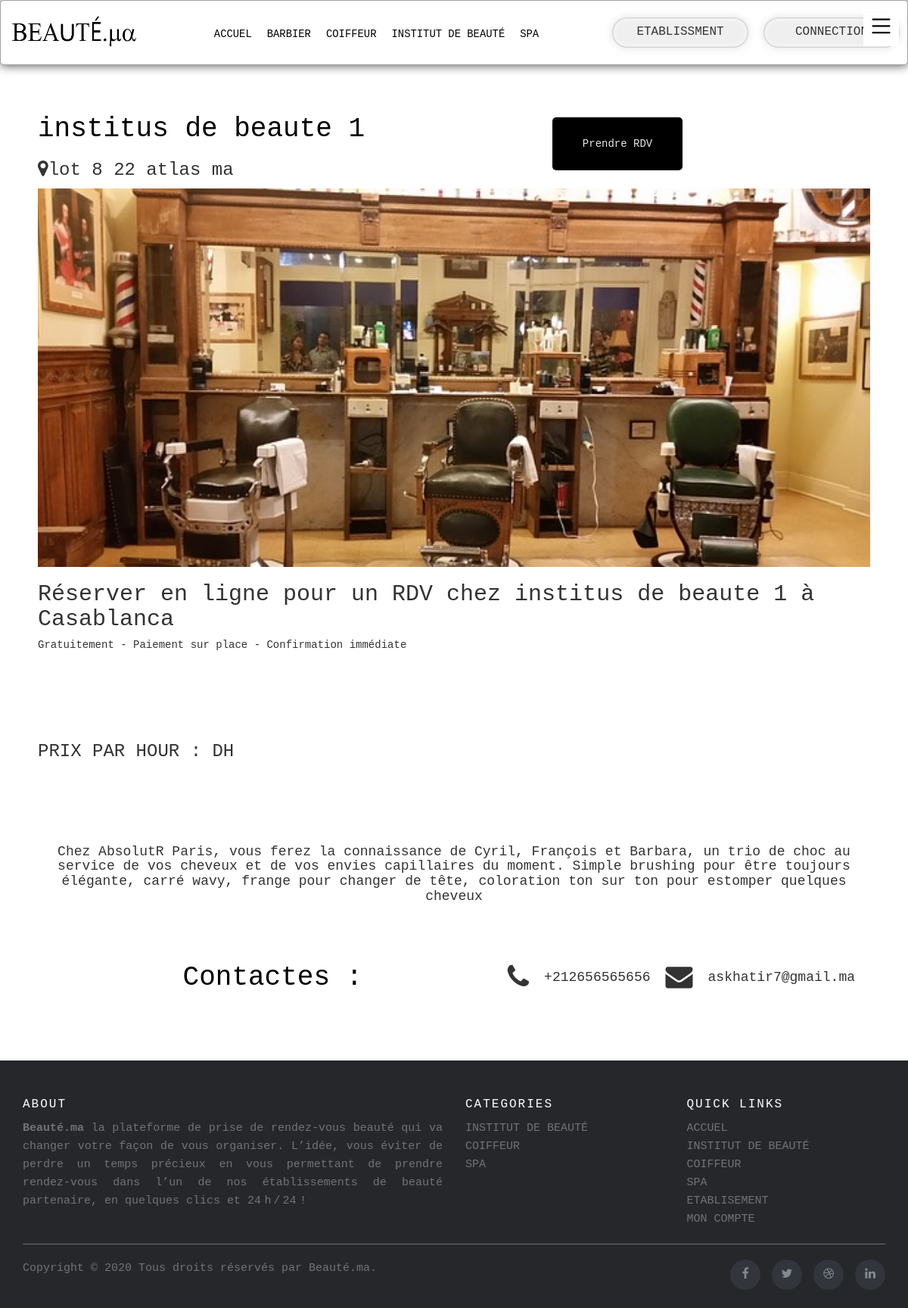
Screenshot of /index/rdv.php?Id=12 with the database file from the repository.
### tables this page shows
CREATE TABLE `categories` (
  `categoryId` int(11) NOT NULL,
  `categoryName` varchar(100) NOT NULL,
  `categoryDesc` varchar(500) DEFAULT NULL,
  `categoryKey` varchar(500) DEFAULT NULL
);

CREATE TABLE `products` (
  `productId` int(11) NOT NULL,
  `productName` varchar(100) NOT NULL,
  `productDes` varchar(300) DEFAULT NULL,
  `productVille` varchar(50) DEFAULT NULL,
  `productAdress` varchar(300) DEFAULT NULL,
  `productTELE` int(10) DEFAULT NULL,
  `categoryId` int(11) DEFAULT NULL,
  `image` varchar(255) DEFAULT NULL,
  `Email` varchar(255) DEFAULT NULL,
  `prix` int(10) DEFAULT NULL
);

### index/rdv.php (the view, shortened to what this page needs)
<!DOCTYPE html>
<html lang="en">
<head>
    <link rel="stylesheet" href="https://cdnjs.cloudflare.com/ajax/libs/font-awesome/4.7.0/css/font-awesome.min.css">
    <link rel="stylesheet" href="https://maxcdn.bootstrapcdn.com/bootstrap/3.3.7/css/bootstrap.min.css">
    <link rel="stylesheet" href="..\style\index.css">
    <link rel="stylesheet" href="..\style\rdv.css">
</head>
<body>
<?php
     require 'navbar.php';
    $db=Database::connect();
    if(isset($_GET['Id'])){
        $id=$_GET['Id'];
        $sql="SELECT * FROM `products` WHERE `products`.`productId` =$id";
        $stmt = $db->query($sql);
    }
     ?><br><br>
  <div class="et" style="max-width:1100px;margin:auto">
    <div class="txt_rd">
        <div class="txt">
     <?php
          while ($row = $stmt->fetch()) {
            $email2=$row['Email'];
            $prix=$row['prix'];
              echo('<h1>'.$row['productName'].'</h1>
              <h3><i class="fa fa-map-marker" aria-hidden="true"></i>'.$row['productAdress'].'</i></h3>
          </div>
          <div class="btn_rd">
              <button style="background-color:black ; border: none;"class="btn btn-primary" data-toggle="modal" data-target=".bd-example-modal-lg">Prendre RDV</button>
          <h3>'.$row['productName'].'</h3>
          <div class="d" style="color:black; display: flex; flex-wrap:wrap;">
          <h3>'.$prix.'</h3></div>
          </div>
          </div>
              <div class="img" style="background-image: url(../photo/'.$row['image'].');background-repeat: no-repeat; background-size:cover;">
              </div>
              <h2>Réserver en ligne pour un RDV chez '.$row['productName'].' à '.$row['productVille'].'</h2>
              <h5>Gratuitement - Paiement sur place - Confirmation immédiate</h5><br><br><br><br>
              <h3>PRIX PAR HOUR : '.$row['prix'].'DH</h3> <br><br><br><br>
              <div class="desc" >
               <h4 style="text-align:center;">'.$row['productDes'].'</h4><br><br><br>
               <div  style="display:flex; flex-wrap:wrap;">
               <h1 style="text-align:center;margin:auto;">Contactes :</h1><br>
               <div class="ccc" style="display:flex; flex-wrap:wrap;"><i class="fa fa-phone" style="font-size:36px"></i><h4 style="margin:auto 20px;">+212'.$row['productTELE'].'</h4></div><br>
               <div class="ccc" style="display:flex; flex-wrap:wrap;"><i class="fa fa-envelope" style="font-size:36px"></i><h4 style="margin:auto 20px;">'.$email2.'</h4></div>
               </div>
               <br><br><br><br>');
        }
     ?>
 </div>
 </div>
 <?php
     require 'footer.php';
     ?>
</body>
</html>

### index/navbar.php (shortened to what this page needs)
<header class="header">
    <h1 class="logo"><a href="#"><img src="../photo/logo.png" alt=""></a></h1>
    <ul class="main-nav" id="ul">
      <li><a href="index.php">ACCUEL</a></li>
      <?php
      $db=Database::connect();
      $stmt = $db->query("SELECT * FROM `categories` ORDER BY `categories`.`categoryName`");
      while ($row = $stmt->fetch()) {
      echo '<a href="etabl.php?cate='.$row['categoryId'].'">'.$row['categoryName'].'</a></li>';
      }
      $existe='';
      ?>
  </ul>
  <ul class="ul-1" id="ul1">
      <li>
          <div class="input">
            <?php
             if($_SESSION['ID'] != NULL){
               if($existe !=''){
                 $link="admin.php";
               }
               else if($existe==''){
                 $link="etablessment.php";
               }
             }
             else $link="login.php";
             ?>
                <form action=<?php echo$link; ?>>
                  <input type="submit" value="ETABLISSMENT">
               </form>
          </div>
      </li>
      <li>
        <div>
          <?php
          if($_SESSION['ID'] != NULL){
            $value="Deconnecte";
            echo'<form method="POST"  >';
            echo'<input type="submit" name='.$value.' value='.$value.'>';
            echo'</form>';
          }
          else{
            $value="Connection";
            echo'<form action="login.php">
            <input type="submit" value="'.$value.'">
            </form>';
          }
          ?>
        </div>
    </li>
  </ul>
  <button class="plus-menu" id="btn1" value="btn1" onclick="menu(this.value)" style="display: block;">
          <div >
        </div>
      </button>
</header>

### style/index.css (style rules this page uses)
* { box-sizing: border-box; }
body { font-family: "Courier New", Courier, monospace ; line-height: 1.6; margin: 0; min-height: 100vh; }
ul { margin: 0; padding: 0; list-style: none; }
.logo { margin: 0; }
.logo img { height: 50px; width: 175px; margin: 0; padding: 0; }
a { text-decoration: none; color: black; }
.main-nav { margin-top: 5px; }
.logo a, .main-nav a { padding: 0px 10px; text-transform: uppercase; text-align: center; display: block; }
.main-nav a { color:black; font-size: .99em; }
.header { padding-top: .5em; padding-bottom: .5em; border: 1px solid #a2a2a2; background-color: #ffffff; box-shadow: 0px 0px 14px 0px rgba(0,0,0,0.75); border-radius: 5px; }
.ul-1 { display: flex; flex-wrap: wrap; justify-content: center; }
.ul-1 li { padding: 15px 10px; text-align: center; }
.ul-1 li input { border: none; margin: auto; width: 180px; height: 40px; background: #f0efef; box-shadow: 0px 0px 10px 2px rgba(59,59,59,0.1), inset 0 0px 0px 0 rgba(0,0,0,0), inset 0 0px 0 0 rgba(255,255,255,0), inset 0 0px 0px 0 rgba(0,0,0,0), inset 0 0px 0px 0 rgba(0,0,0,0), inset 0 0px 2px 1px #C2C2CB, inset 0 0px 5px 2px #FFFFFF; border-radius: 100px; font-size: 16px; font-family: "Courier New", Courier, monospace ; text-transform: uppercase; }
.ul-1 li div { border-radius: 100px; }
.plus-menu { color: black; position: absolute; top: 17px; right: 12px; border: none; background-color: white; }
@media (min-width: 769px) { .header, .main-nav { display: flex; } }
@media (min-width: 769px) { .header { flex-direction: column; align-items: center; } }
@media (min-width: 1025px) { .header { flex-direction: row; justify-content: space-between; } }
@media (min-width: 1025px) { .plus-menu { display: none; } }
@media (min-width: 1025px) { #ul { display: flex; } }
@media (min-width: 1025px) { #ul1 { display: flex; } }
.btn { background-color: dodgerblue; color: white; padding: 15px 20px; border: none; cursor: pointer; width: 100%; opacity: 0.9; }
.ccc { display: none; }

### style/rdv.css (style rules this page uses)
h1 { color: black; }
.et .img { height: 500px; width: 100%; }
.et .txt_rd { display: flex; flex-direction: row; justify-content: space-between; }
.btn_rd { display: flex; justify-self: end; background-color: black; color: white; border: none; padding: 10px 20px; border-radius: 5px; margin: auto; }

### rows the page displays
categories: categoryName "BARBIER"
categories: categoryName "COIFFEUR"
categories: categoryName "INSTITUT DE BEAUTÉ"
categories: categoryName "SPA"
products: productName "institus de beaute 1", productAdress "lot 8 22 atlas ma", image (picture), productVille "Casablanca", productDes "Chez AbsolutR Paris, vous ferez la connaissance de Cyril, François et Barbara, un trio de choc au service de vos cheveux et de vos envies capillaires du moment. Simple brushing pour être toujours élégante, carré wavy, frange pour changer de tête, coloration ton sur ton pour estomper quelques cheveux", productTELE "656565656", Email "askhatir7@gmail.ma"
